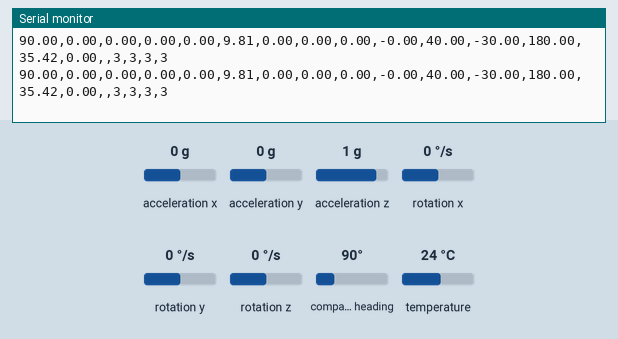
A sketch run on a simulated Arduino Uno, built with avr-gcc and run on an emulated ATmega328P. Parts: the last lines printed to the serial monitor. The inputs (shaded band) are chosen by the test bench; at power-on: acceleration x 0 g, acceleration y 0 g, acceleration z 1 g, rotation x 0 °/s, rotation y 0 °/s, rotation z 0 °/s, compass heading 90°, temperature 24 °C.

Above: at 2.2 s.
2.3 s: acceleration x set to -1.4 g
At 3.4 s:
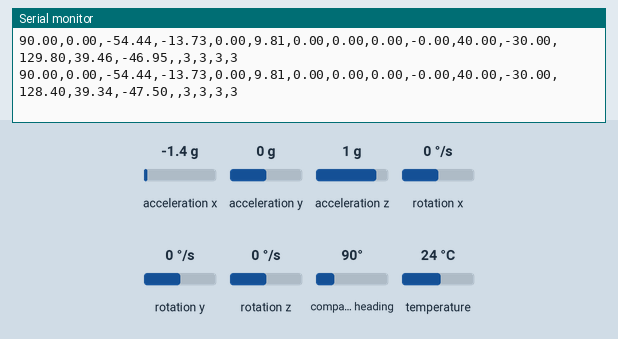
5.3 s: acceleration y set to -1.4 g
At 6.2 s:
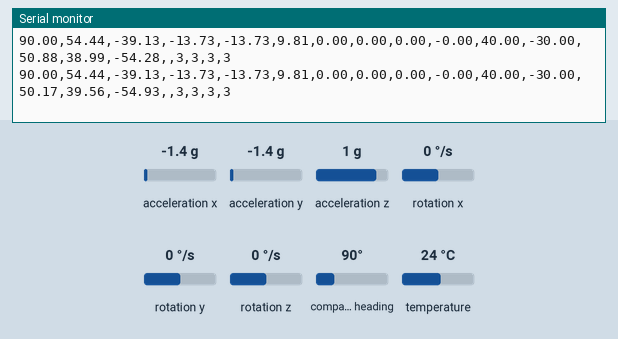
8.3 s: acceleration z set to -0.8 g
At 9.3 s:
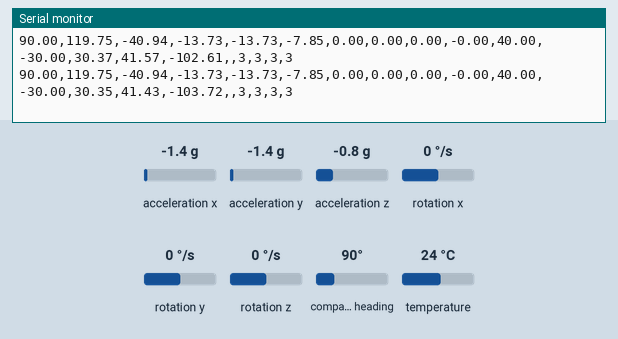
11.3 s: rotation x set to -100 °/s
At 12.1 s:
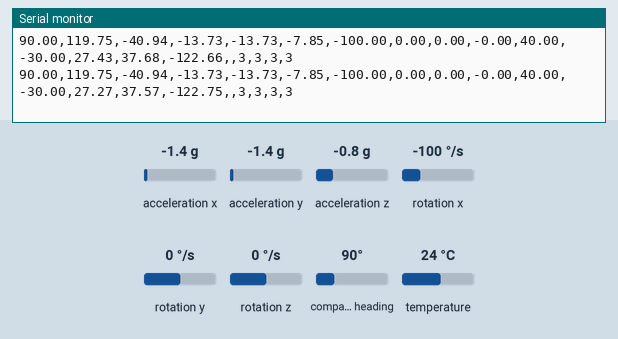
14.3 s: rotation y set to -192 °/s
At 15.1 s:
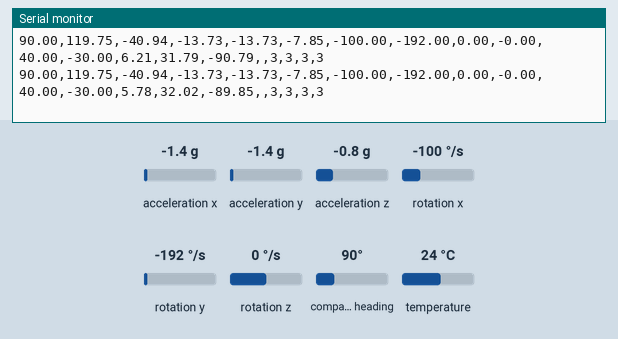
17.3 s: rotation z set to -192 °/s
At 18.3 s:
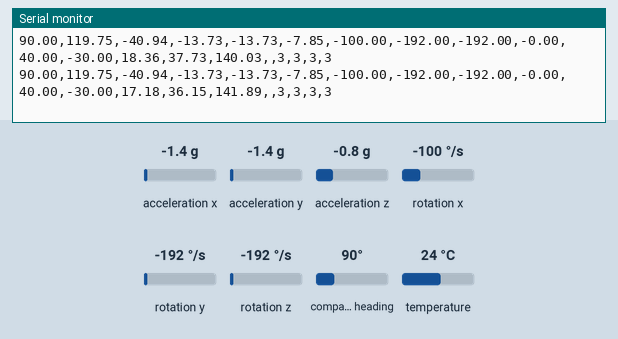
Timing chart, 0 to 20.3 s (numbered marks = the images above; inputs shaded):
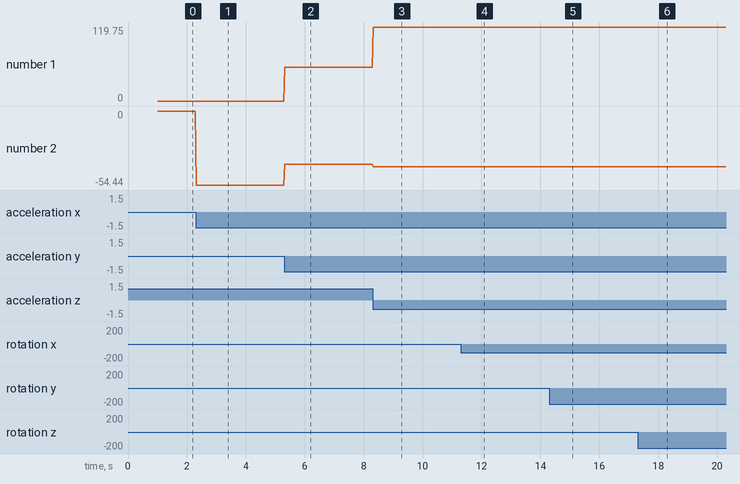

Measured:
- after the input at 2.3 s, the serial monitor: prints a new line at once (image 1)
- plotted number 2: 0 → -54.44 after the input at 2.3 s

The sketch:

raw.ino
```cpp
#include <Wire.h>
#include <Adafruit_Sensor.h>
#include <Adafruit_BNO055.h>
#include <utility/imumaths.h>
#include <MadgwickAHRS.h>
// #include <MahonyAHRS.h>

/* This driver reads raw data from the BNO055 and use filter madgwick or mahony

  Connections
  ===========
  Connect SCL to analog 5
  Connect SDA to analog 4
  Connect VDD to 3.3V DC
  Connect GROUND to common ground

  Possible vector values can be:
  - VECTOR_ACCELEROMETER - m/s^2
  - VECTOR_MAGNETOMETER  - uT
  - VECTOR_GYROSCOPE     - rad/s
  - VECTOR_EULER         - degrees
  - VECTOR_LINEARACCEL   - m/s^2
  - VECTOR_GRAVITY       - m/s^2

  Discussion about NED :
  https://github.com/kriswiner/MPU9250/issues/345
  https://github.com/kriswiner/MPU9250/issues/418
  https://answers.ros.org/question/339362/nwu-to-enu-conversion-for-a-homemade-imu/
  https://github.com/mavlink/mavros/issues/49
  https://answers.ros.org/question/336814/how-to-change-ned-to-enu/
  https://stackoverflow.com/questions/49790453/enu-ned-frame-conversion-using-quaternions
  https://theory.frydom.org/src/coordinate_systems.html

  MadgwickAHRS data order :
  used in this code "filter.update([Data Order]);"
  a,g,h
    x=y, y=x, z=z ==> SWU, pitch = roll, roll=pitch, 90=270 | 180=0/360
    x=-y y=x, z=z ==> NED with opposite rotation on yaw. pitch = roll, roll = -pitch , yield = 0
    x=-y y=-x z=z ==> NED perfect for yaw but not roll and pitch. pitch = -roll, roll = -pitch , diff=0.5d
  (y,x,z,y,x,z,y,x,z) == format below
    (g,g,-g,-a,-a,a,-h,-h,h) ==> NED more perfect diff=0.3 on pitch and roll
    (g,g,-g,-a,-a,a,-h,h,h) ==>  NWD (Wrong)
    (g,g,-g,-a,-a,a,-h,-h,-h) ==> NED , diff=5d on yawc
    (g,g,-g,-a,-a,a,h,h,h)==> wrong orientation
    (g,g,g,-a,-a,a,-h,-h,h) ==> NED , diff=0.5d on pitch and 0.2d on roll
    (-g,-g,-g,-a,-a,a,-h,-h,h) ==> NED , diff=1d on pitch, 0.25 on roll
    (g,-g,-g,-a,-a,a,-h,-h,-h) ==> NED , diff=0.3 on pitch, 0.6 on roll

  History
  =======
  2015/MAR/03  - First release (KTOWN)
  2021/AUG/18  - Added Madgwick filter(utamadonny)
*/

/* Set the delay between fresh samples */
#define HZ (100)
#define BetaNN (1)
#define BNO055_SAMPLERATE_DELAY_MS (1000/HZ) // Periode = 10ms = 0.01s --> SampleRate = 1/0.01 = 100Hz
// #define Rad_to_degrees (57.2957795)
//#define BNO055_SAMPLERATE_DELAY_MS (1000/512)
//int BNO055_SAMPLERATE_DELAY_MS = 1000/100;
// !    Chooose Filter
// Mahony filter;
Madgwick filter;
// ! Choose Filter
float roll, pitch, yaw;

// Check I2C device address and correct line below (by default address is 0x29 or 0x28)
//                                   id, address
Adafruit_BNO055 bno = Adafruit_BNO055(-1, 0x29);

/**************************************************************************/
/*
    Arduino setup function (automatically called at startup)
*/
/**************************************************************************/

void setup()
{
  Serial.begin(115200);
  Serial.println("Orientation Sensor Raw Data Test"); Serial.println("");

  /* Initialise the sensor */
  if(!bno.begin())
  {
    /* There was a problem detecting the BNO055 ... check your connections */
    Serial.print("Ooops, no BNO055 detected ... Check your wiring or I2C ADDR!");
    while(1);
  }
  delay(1000);
  // ! Mahony not use frequency samplerate
  filter.begin(HZ); //  ! Un-comment if you use Madgwick Filter. in Hz unit
  filter.setBeta(BetaNN); // ! Un-comment if you use Madgwick Filter

  /* Display the current temperature */
  int8_t temp = bno.getTemp();
  Serial.print("Current Temperature: ");
  Serial.print(temp);
  Serial.println(" C");
  Serial.println("");

  bno.setExtCrystalUse(true);
  // bno.setAxisRemap(REMAP_CONFIG_P6);
  // bno.setAxisSign(REMAP_SIGN_P6);
  Serial.println("Calibration status values: 0=uncalibrated, 3=fully calibrated");
}

/**************************************************************************/
/*
    Arduino loop function, called once 'setup' is complete (your own code
    should go here)
*/
/**************************************************************************/
void loop()
{
  imu::Vector<3> euler = bno.getVector(Adafruit_BNO055::VECTOR_EULER);
  Serial.print(euler.x()); //yaw
  Serial.print(",");
  Serial.print(euler.z()); //pitch
  Serial.print(",");
  Serial.print(euler.y()); //roll

  imu::Vector<3> acc = bno.getVector(Adafruit_BNO055::VECTOR_ACCELEROMETER);
  Serial.print(",");
  Serial.print(acc.x());
  Serial.print(",");
  Serial.print(acc.y());
  Serial.print(",");
  Serial.print(acc.z());

  imu::Vector<3> gyr = bno.getVector(Adafruit_BNO055::VECTOR_GYROSCOPE);
  Serial.print(",");
  Serial.print(gyr.x());
  Serial.print(",");
  Serial.print(gyr.y());
  Serial.print(",");
  Serial.print(gyr.z());

  imu::Vector<3> hag = bno.getVector(Adafruit_BNO055::VECTOR_MAGNETOMETER);
  Serial.print(",");
  Serial.print(hag.x());
  Serial.print(",");
  Serial.print(hag.y());
  Serial.print(",");
  Serial.print(hag.z());
//  // Quaternion data/
//  imu::Quaternion quat = bno.getQuat();
//  Serial.print("qW: ");
//  Serial.print(quat.w(), 4);
//  Serial.print(" qX: ");
//  Serial.print(quat.x(), 4);
//  Serial.print(" qY: ");
//  Serial.print(quat.y(), 4);
//  Serial.print(" qZ: ");
//  Serial.print(quat.z(), 4);
//  Serial.print(" ");
/**************************************************************************/
//! Choose 6  DoF or 9 DoF. Mahony only use 6 DoF
  // filter.updateIMU(gyr.x(),gyr.y(),gyr.z(),acc.x(),acc.y(),acc.z());
  filter.update(gyr.y(),gyr.x(),-gyr.z(),-acc.y(),-acc.x(),acc.z(),-hag.y(),-hag.x(),hag.z());
  roll=-1*filter.getRoll(); //? swit h for NED ?
  pitch=-1*filter.getPitch();
  yaw=filter.getYaw();
  /* Display orientaion data from filter */
  Serial.print(",");
  Serial.print(yaw);
  Serial.print(",");
  Serial.print(pitch);
  Serial.print(",");
  Serial.print(roll);
  Serial.print(",");
/**************************************************************************/
  /* Display calibration status for each sensor. */
  uint8_t system, gyro, accel, mag = 0;
  bno.getCalibration(&system, &gyro, &accel, &mag);
  Serial.print(",");
  Serial.print(system, DEC);
  Serial.print(",");
  Serial.print(gyro, DEC);
  Serial.print(",");
  Serial.print(accel, DEC);
  Serial.print(",");
  Serial.println(mag, DEC);

  delay(BNO055_SAMPLERATE_DELAY_MS);
}
```
